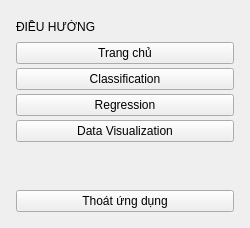
       <widget class="QFrame" name="sidebarWidget">
        <property name="minimumSize">
         <size>
          <width>250</width>
          <height>0</height>
         </size>
        </property>
        <property name="maximumSize">
         <size>
          <width>250</width>
          <height>16777215</height>
         </size>
        </property>
        <property name="frameShape">
         <enum>QFrame::NoFrame</enum>
        </property>
        <layout class="QVBoxLayout" name="sidebarLayout">
         <property name="spacing">
          <number>4</number>
         </property>
         <property name="leftMargin">
          <number>16</number>
         </property>
         <property name="topMargin">
          <number>20</number>
         </property>
         <property name="rightMargin">
          <number>16</number>
         </property>
         <property name="bottomMargin">
          <number>16</number>
         </property>
         <item>
          <widget class="QLabel" name="lblNavSection">
           <property name="text">
            <string>ĐIỀU HƯỚNG</string>
           </property>
          </widget>
         </item>
         <item>
          <spacer name="spacerNavSection">
           <property name="orientation">
            <enum>Qt::Vertical</enum>
           </property>
           <property name="sizeType">
            <enum>QSizePolicy::Fixed</enum>
           </property>
           <property name="sizeHint" stdset="0">
            <size>
             <width>20</width>
             <height>4</height>
            </size>
           </property>
          </spacer>
         </item>
         <item>
          <widget class="QPushButton" name="btnHome">
           <property name="cursor">
            <cursorShape>PointingHandCursor</cursorShape>
           </property>
           <property name="text">
            <string>Trang chủ</string>
           </property>
          </widget>
         </item>
         <item>
          <widget class="QPushButton" name="btnClassification">
           <property name="cursor">
            <cursorShape>PointingHandCursor</cursorShape>
           </property>
           <property name="text">
            <string>Classification</string>
           </property>
          </widget>
         </item>
         <item>
          <widget class="QPushButton" name="btnRegression">
           <property name="cursor">
            <cursorShape>PointingHandCursor</cursorShape>
           </property>
           <property name="text">
            <string>Regression</string>
           </property>
          </widget>
         </item>
         <item>
          <widget class="QPushButton" name="btnDataVisualization">
           <property name="cursor">
            <cursorShape>PointingHandCursor</cursorShape>
           </property>
           <property name="text">
            <string>Data Visualization</string>
           </property>
          </widget>
         </item>
         <item>
          <spacer name="spacerSidebarBottom">
           <property name="orientation">
            <enum>Qt::Vertical</enum>
           </property>
           <property name="sizeHint" stdset="0">
            <size>
             <width>20</width>
             <height>40</height>
            </size>
           </property>
          </spacer>
         </item>
         <item>
          <widget class="QFrame" name="sidebarDivider2">
           <property name="frameShape">
            <enum>QFrame::NoFrame</enum>
           </property>
          </widget>
         </item>
         <item>
          <widget class="QPushButton" name="btnExit">
           <property name="cursor">
            <cursorShape>PointingHandCursor</cursorShape>
           </property>
           <property name="text">
            <string>Thoát ứng dụng</string>
           </property>
          </widget>
         </item>
        </layout>
       </widget>
